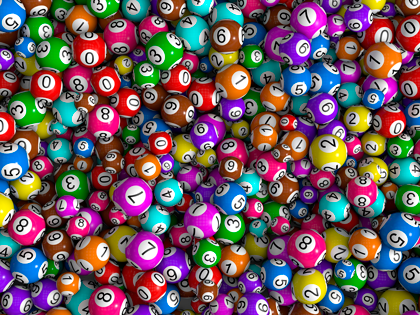
#> input picture tarea 5/fondo.png, 420 x 315 px
$ python Tarea5_Filtros.py
#> lines starting #> are read from the running program, lines starting #| are printed output that depends on the picture
import cv2 as cv
import numpy as np
import random as rd
import math

imagenOriginal=cv.imread('fondo.png')
#> imagenOriginal is the input picture: shape (315, 420, 3); mean B, G, R 95.3, 88.2, 110.5
imagenEngris=cv.imread('fondo.png',0)
#> imagenEngris: shape (315, 420); min 0, max 255, mean 95.2
cv.imshow('imagenen gris',imagenEngris)
cv.imshow('imagen original',imagenOriginal)
cv.waitKey()

print(np.shape(imagenOriginal))
#| (315, 420, 3)
print(np.shape(imagenEngris))
#| (315, 420)
filas,columnas,canales=np.shape(imagenOriginal)
#> filas = 315; columnas = 420; canales = 3
#obteniendo el canal rojo
rojo=np.array(imagenOriginal[:,:,2],dtype='int16')
#obteniendo el canal verde
verde=np.array(imagenOriginal[:,:,1],dtype='int16')
#obteniendo el canal azul
azul=np.array(imagenOriginal[:,:,0],dtype='int16')

#Crear una matriz de ceros con las dimensiones de la imagen
imagenZeros=np.zeros((filas,columnas),dtype='uint8')
#sumarle mas azul a la imagen
menosAzul=np.maximum(imagenZeros,azul-50)
#> imagenZeros: shape (315, 420); every value is 0
masVerde=np.minimum(255,verde+50)
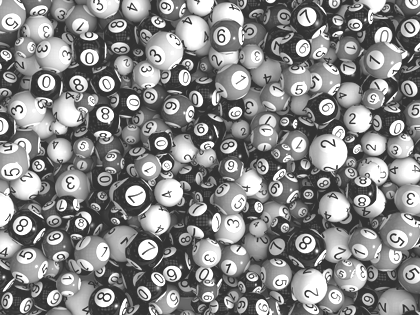
#> masVerde: shape (315, 420) int16; min 50, max 255, mean 135.3
masRojo=np.minimum(255,rojo+50)
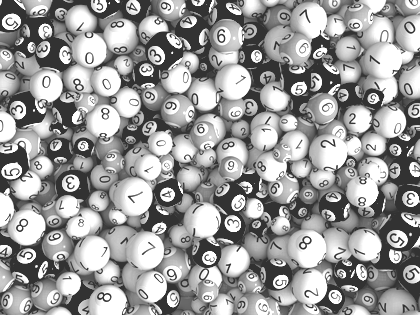
#> masRojo: shape (315, 420) int16; min 50, max 255, mean 155.3
azul=azul.astype('uint8')
verde=verde.astype('uint8')
rojo=rojo.astype('uint8')
menosAzul=menosAzul.astype('uint8')
masVerde=masVerde.astype('uint8')
masRojo=masRojo.astype('uint8')

merged = cv.merge([menosAzul, verde, rojo])
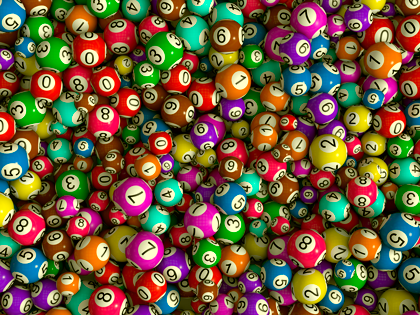
#> merged: shape (315, 420, 3); mean B, G, R 60.4, 88.2, 110.5
#agregarle mas verde a la imagen
merged2 = cv.merge([azul, masVerde, rojo])
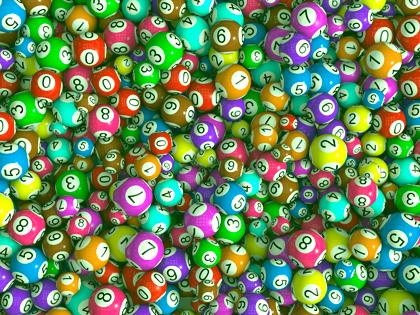
#> merged2: shape (315, 420, 3); mean B, G, R 95.3, 135.3, 110.5
#imagene con solo el canal rojo
merged3 = cv.merge([imagenZeros, imagenZeros, rojo])
cv.imshow('masAzul',merged)
cv.imshow('masVerde',merged2)
cv.imshow('soloRojo',merged3)
cv.waitKey()


#Cambiando la el tamaño de la imagen que solo tiene el canal rojo
imagenPeque=cv.resize(merged3,(int(columnas/2),int(filas/2)),interpolation=cv.INTER_NEAREST)
cv.imshow('pequeña',imagenPeque)
imagenGrande=cv.resize(merged3,(int(columnas*2),int(filas*2)),interpolation=cv.INTER_NEAREST)
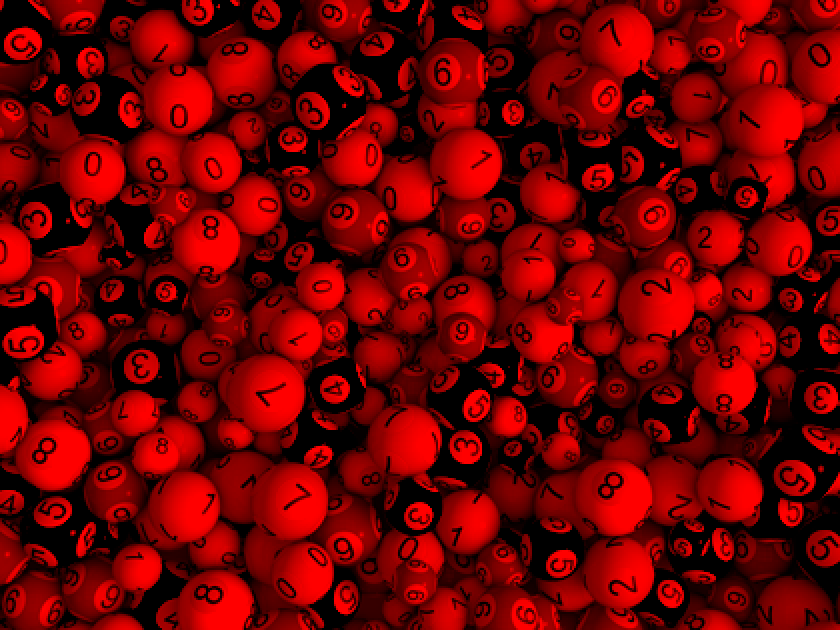
#> imagenGrande: shape (630, 840, 3); mean of channels 0, 1, 2 0, 0, 110.5; drawn as B, G, R
cv.imshow('grande',imagenGrande)
cv.waitKey()

imagenEngris=cv.resize(imagenEngris,(480,640),interpolation=cv.INTER_NEAREST)
#> imagenEngris: shape (640, 480)
cv.imshow('pequeña',imagenEngris)
#agregando ruido a la imagen
filas,columnas=np.shape(imagenEngris)
#> filas = 640; columnas = 480
for x in range(5000):
    filard=rd.randint(0,filas-1)
    columnard=rd.randint(0,columnas-1)
    ruido=rd.randint(0,255)
    imagenEngris[filard][columnard]=ruido
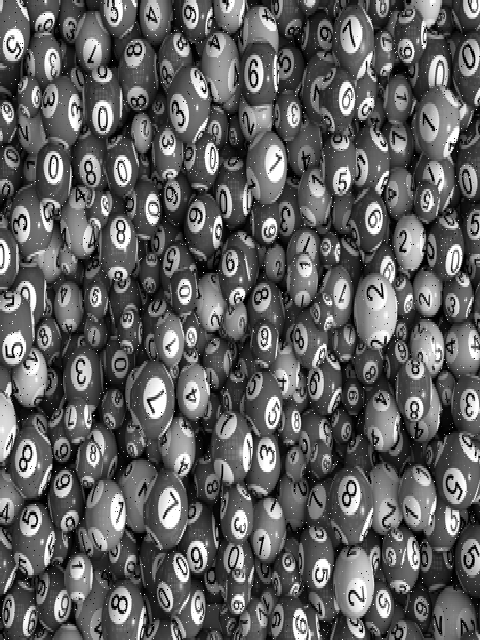
#> imagenEngris: shape (640, 480); min 0, max 255, mean 95.7

cv.imshow('ruido',imagenEngris)
cv.waitKey()

imagenEngrisParafiltro3x3=imagenEngris.copy()
imagenEngrisParafiltro5x5=imagenEngris.copy()

#filtro de 3x3 a imagen
for fila in range(1,filas-1):
    for columna in range(1,columnas-1):
        suma=0
        for filaK in range(fila-1,fila+2):
            for colK in range(columna-1,columna+2):
                suma=suma+imagenEngris[filaK][colK]
        #print(suma)
        imagenEngrisParafiltro3x3[fila][columna]=suma/9

cv.imshow('filtro de medias',imagenEngrisParafiltro3x3)
#filtro de 5x5 a imagen
for fila in range(2,filas-2):
    for columna in range(2,columnas-2):
        suma=0
        for filaK in range(fila-2,fila+3):
            for colK in range(columna-2,columna+3):
                suma=suma+imagenEngris[filaK][colK]
        #print(suma)
        imagenEngrisParafiltro5x5[fila][columna]=suma/25

cv.imshow('filtro de medias 5x5',imagenEngrisParafiltro5x5)
cv.waitKey(0)

# Procesamiento en escala de grises
def rgb2gray(img):
    h=img.shape[0]
#> h = 315
    w=img.shape[1]
#> w = 420
    img1=np.zeros((h,w),np.uint8)
    for i in range(h):
        for j in range(w):
            img1[i,j]=0.144*img[i,j,0]+0.587*img[i,j,1]+0.299*img[i,j,1]
    return img1

def gausskernel(size):
    sigma=1.0
    gausskernel=np.zeros((size,size),np.float32)
    for i in range (size):
        for j in range (size):
            norm=math.pow(i-1,2)+pow(j-1,2)
            gausskernel [i, j] = math.exp (-norm / (2 * math.pow (sigma, 2)))
        sum = np.sum (gausskernel)
        kernel = gausskernel / sum
    return kernel


 # Filtro gaussiano
def gauss(img):
    h=img.shape[0]
#> h = 315
    w=img.shape[1]
#> w = 420
    img1=np.zeros((h,w),np.uint8)
    kernel = gausskernel(3)
    for i in range (1,h-1):
        for j in range (1,w-1):
            sum=0
            for k in range(-1,2):
                for l in range(-1,2):
                    sum += img [i + k, j + l] * kernel [k + 1, l + 1]
            img1[i,j]=sum
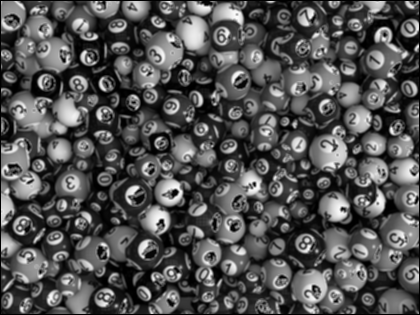
#> img1: shape (315, 420); min 0, max 251, mean 82.9
    return img1

image = cv.imread("fondo.png")
grayimage=rgb2gray(image)
gaussimage = gauss(grayimage)
cv.imshow("Imagen Original",image)
cv.imshow("Imagen gris",grayimage)
cv.imshow("Imagen en filtro gauss",gaussimage)
cv.waitKey(0)
cv.destroyAllWindows()
